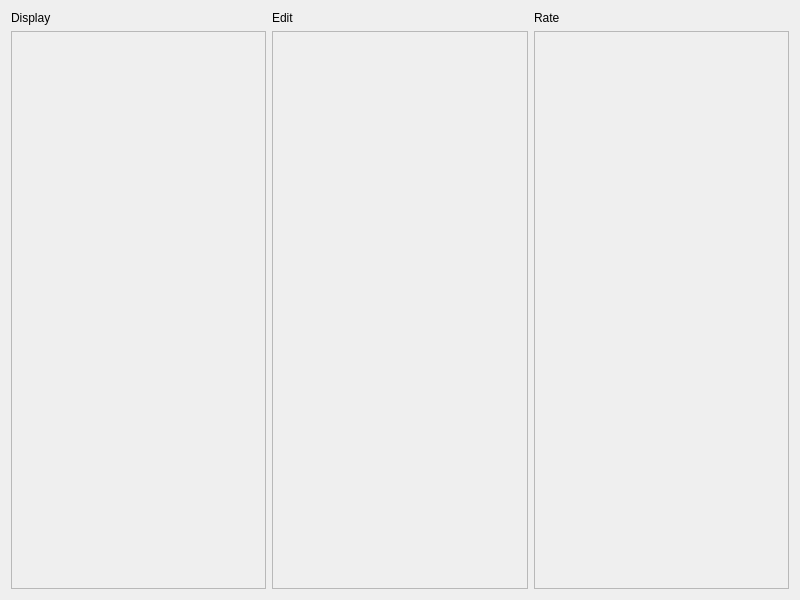
<?xml version="1.0" encoding="UTF-8"?>
<ui version="4.0">
 <class>QtPvdbViewTestsDialog</class>
 <widget class="QDialog" name="QtPvdbViewTestsDialog">
  <property name="geometry">
   <rect>
    <x>0</x>
    <y>0</y>
    <width>800</width>
    <height>600</height>
   </rect>
  </property>
  <property name="windowTitle">
   <string>View tests</string>
  </property>
  <layout class="QGridLayout" name="gridLayout">
   <item row="0" column="0">
    <widget class="QLabel" name="label_display">
     <property name="text">
      <string>Display</string>
     </property>
    </widget>
   </item>
   <item row="0" column="1">
    <widget class="QLabel" name="label_edit">
     <property name="text">
      <string>Edit</string>
     </property>
    </widget>
   </item>
   <item row="0" column="2">
    <widget class="QLabel" name="label_rate">
     <property name="text">
      <string>Rate</string>
     </property>
    </widget>
   </item>
   <item row="1" column="0">
    <widget class="QScrollArea" name="scrollArea_display">
     <property name="widgetResizable">
      <bool>true</bool>
     </property>
     <widget class="QWidget" name="display_contents">
      <property name="geometry">
       <rect>
        <x>0</x>
        <y>0</y>
        <width>255</width>
        <height>561</height>
       </rect>
      </property>
     </widget>
    </widget>
   </item>
   <item row="1" column="1">
    <widget class="QScrollArea" name="scrollArea_edit">
     <property name="widgetResizable">
      <bool>true</bool>
     </property>
     <widget class="QWidget" name="edit_contents">
      <property name="geometry">
       <rect>
        <x>0</x>
        <y>0</y>
        <width>254</width>
        <height>561</height>
       </rect>
      </property>
     </widget>
    </widget>
   </item>
   <item row="1" column="2">
    <widget class="QScrollArea" name="scrollArea_rate">
     <property name="widgetResizable">
      <bool>true</bool>
     </property>
     <widget class="QWidget" name="rate_contents">
      <property name="geometry">
       <rect>
        <x>0</x>
        <y>0</y>
        <width>255</width>
        <height>561</height>
       </rect>
      </property>
     </widget>
    </widget>
   </item>
  </layout>
 </widget>
 <resources/>
 <connections/>
</ui>
